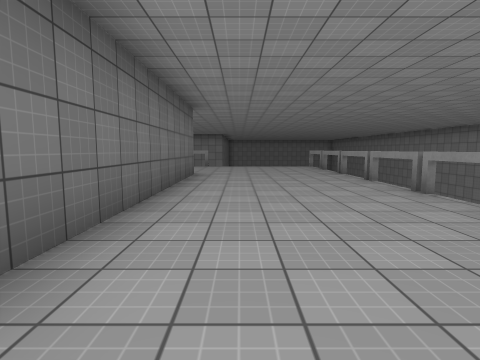
view 1 (above)

17 first-person views from a walk through a Unity game level. The camera is 1.3 m above the floor, tilts 6° down and sees 80° across. The floor is counted in squares, 2 m on a side. Each view is taken from the middle of a square. On the plan, view 1 faces up. The plan holds only what a view shows up to about 9 squares ahead; the rest is blank. The place goes on beyond the plan. Door leaves are left out, so doorways stand open. Surface patterns are stand-ins for the level's own textures.

view 2
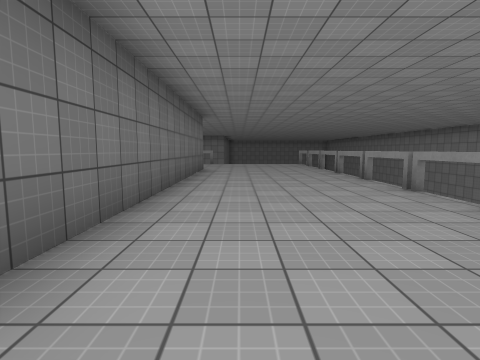

view 3
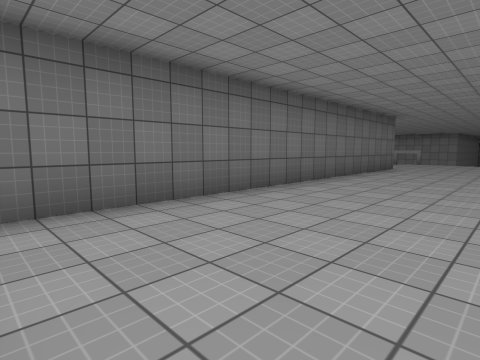

view 4
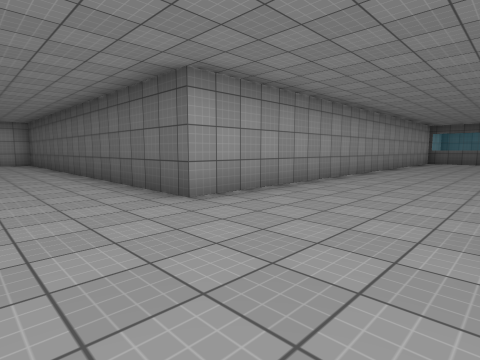

view 5
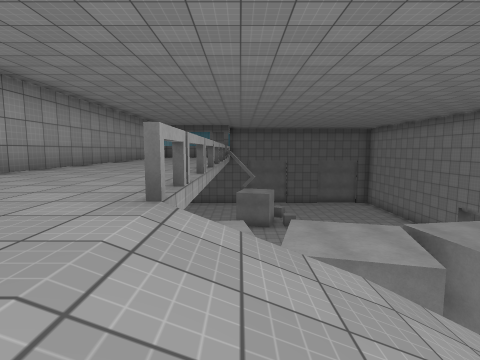

view 6
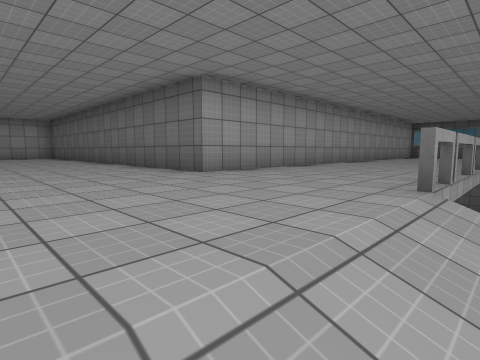

view 7
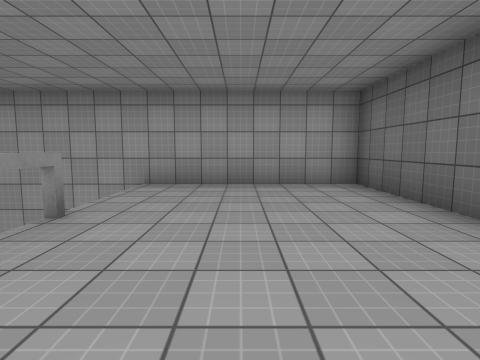

view 8
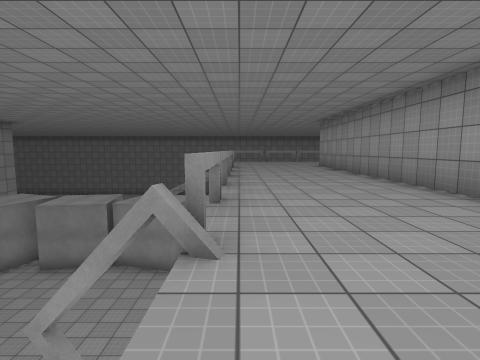

view 9
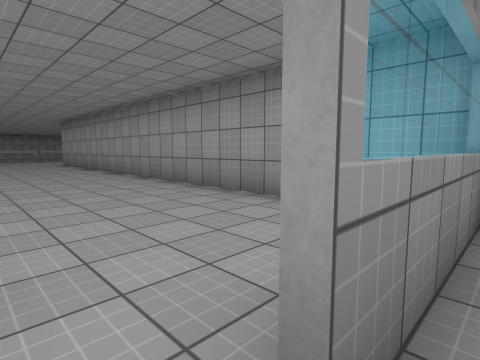

view 10
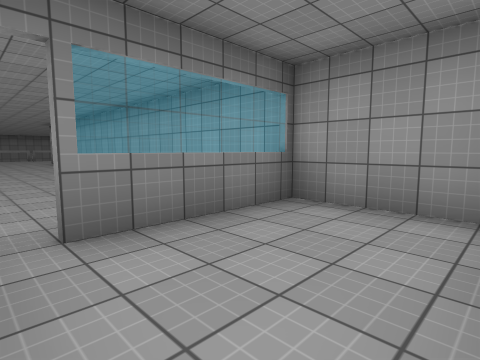

view 11
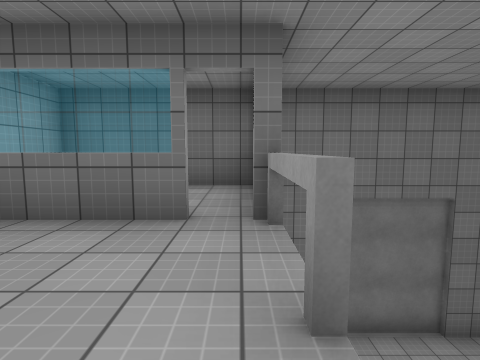

view 12
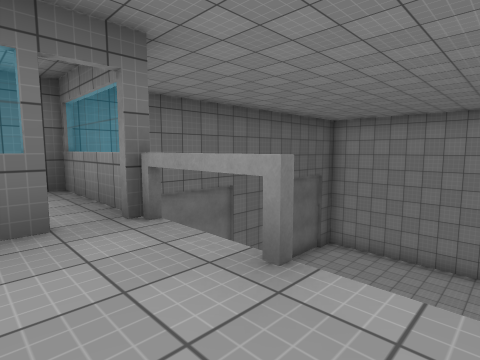

view 13
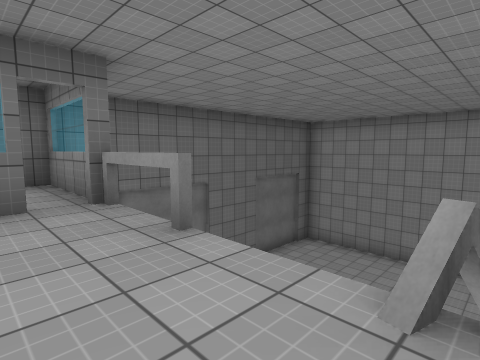

view 14
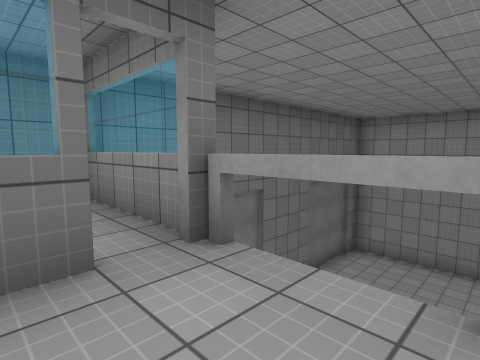

view 15
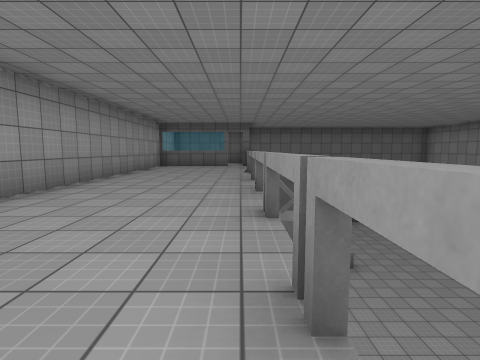

view 16
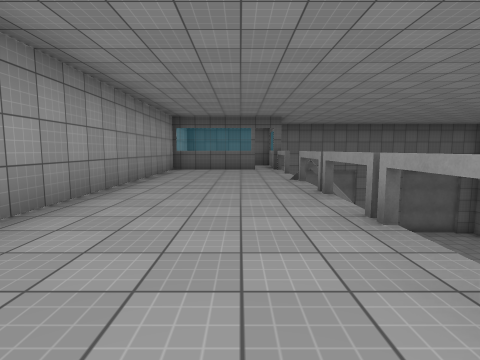

view 17
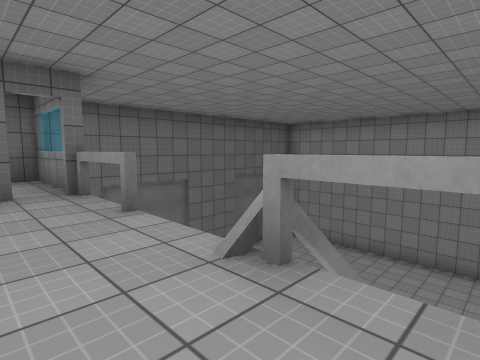

### Floor plan
Key: @ floor where view 1 was taken; # wall or solid block; . main floor; - floor 6 m lower than the main floor; / step, stairs or slope; D open door; = window, fence, low wall or low ledge; v drop or lower ground.
Columns run from 18 left of view 1 to 3 right of it. Each row starts with its distance up from view 1.
 20   vvvvvv
 19  vvvvvvv
 18  vvvvvvvv    v#
 17  v    vvvv vvv#
 16  v    vvvvvvvv##
 15  v    vvvvvvvv#-
 14  v     vvvvvvv#
 13 #v    vv vvvvv## //
 12 #===  vv     vv# ////
 11 #...............//...
 10 #..=.................
  9 #..=.................
  8 #..=.....D...........-
  7 ######### #######....-
  6                 #....-
  5                 #....-
  4                 #....-
  3                 #....-
  2                 #....-
  1                 #....-
  0                 #.@..-
 -1                 #..../
 -2                 #..../
 -3                 #..../
 -4                 ######

Positions as (right, up) in squares from view 1, and headings:
1: (0, 0), facing up
2: (0, -2), facing up
3: (2, -3), facing up-left
4: (1, 11), facing down-left
5: (1, 12), facing left
6: (2, 12), facing down-left
7: (1, 2), facing down
8: (-13, 11), facing right
9: (-15, 11), facing down-right
10: (-17, 11), facing down-right
11: (-12, 11), facing left
12: (-12, 10), facing up-left
13: (-11, 10), facing up-left
14: (-13, 10), facing up-left
15: (-3, 11), facing left
16: (-5, 10), facing left
17: (-10, 10), facing up-left
